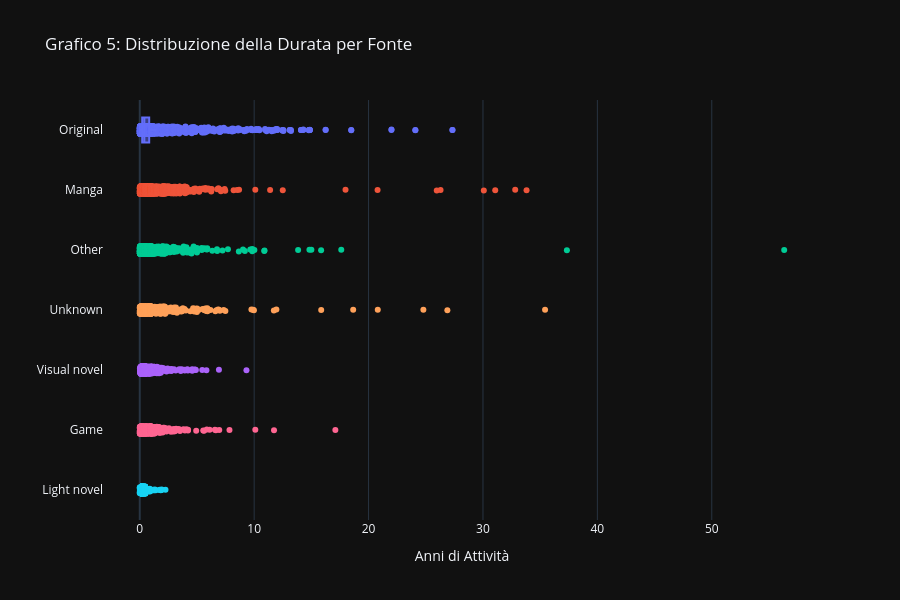

The code cell stored with this chart in its notebook:
### Markdown cell above
### 🔍 Analisi 1: La Fonte (Il Combustibile)

### Code cell
# 2. Creazione Grafico Ibrido (Strip + Box)
# Questo mostra SIA la distribuzione densa (i puntini) SIA le statistiche (il box)
fig_source_time = px.strip(df_clean_duration, 
                           x='duration_years', 
                           y='source',
                           color='source',
                           orientation='h',
                           stripmode='overlay', # Sovrappone i punti
                           title='Grafico 5: Distribuzione della Durata per Fonte',
                           labels={'source': '', 'duration_years': 'Anni di Messa in Onda'},
                           template='plotly_dark',
                           hover_data=['title'])

# Aggiungiamo il Box Plot sopra per dare contesto statistico (mediana/quartili)
fig_source_time.add_trace(
    px.box(df_clean_duration, x='duration_years', y='source', orientation='h', color='source').data[0]
)

# Rimuovi legenda duplicata (il box plot aggiunge tracce extra) e pulisci layout
fig_source_time.update_layout(
    showlegend=False,
    xaxis_title="Anni di Attività",
    yaxis={'categoryorder':'total ascending'},
    height=600,
    # Rendi i box plot semitrasparenti per vedere i punti sotto
    boxgap=0.4
)

# Rendo i punti dello strip plot un po' trasparenti per vedere la densità
fig_source_time.update_traces(marker=dict(opacity=0.5, size=4), selector=dict(type='box', overwrite=False))

fig_source_time.show()

### Figure 1 — Plotly figure (JSON) as saved in the notebook; plotly's stock layout.template omitted (floating-point values rounded to 4 significant figures; data arrays with more than 128 entries replaced by an {"elided": "..."} marker saying what was removed)
{"data": [{"alignmentgroup": "True", "boxpoints": "all", "customdata": {"elided": "2810x1 str values"}, "fillcolor": "rgba(255,255,255,0)", "hoveron": "points", "hovertemplate": "=%{y}<br>Anni di Messa in Onda=%{x}<br>title=%{customdata[0]}<extra></extra>", "legendgroup": "Original", "line": {"color": "rgba(255,255,255,0)"}, "marker": {"color": "#636efa"}, "name": "Original", "offsetgroup": "Original", "orientation": "h", "pointpos": 0, "showlegend": true, "type": "box", "x": {"elided": "2810 float values"}, "x0": " ", "xaxis": "x", "y": {"elided": "2810 str values"}, "y0": " ", "yaxis": "y"}, {"alignmentgroup": "True", "boxpoints": "all", "customdata": {"elided": "2894x1 str values"}, "fillcolor": "rgba(255,255,255,0)", "hoveron": "points", "hovertemplate": "=%{y}<br>Anni di Messa in Onda=%{x}<br>title=%{customdata[0]}<extra></extra>", "legendgroup": "Manga", "line": {"color": "rgba(255,255,255,0)"}, "marker": {"color": "#EF553B"}, "name": "Manga", "offsetgroup": "Manga", "orientation": "h", "pointpos": 0, "showlegend": true, "type": "box", "x": {"elided": "2894 float values"}, "x0": " ", "xaxis": "x", "y": {"elided": "2894 str values"}, "y0": " ", "yaxis": "y"}, {"alignmentgroup": "True", "boxpoints": "all", "customdata": {"elided": "2005x1 str values"}, "fillcolor": "rgba(255,255,255,0)", "hoveron": "points", "hovertemplate": "=%{y}<br>Anni di Messa in Onda=%{x}<br>title=%{customdata[0]}<extra></extra>", "legendgroup": "Other", "line": {"color": "rgba(255,255,255,0)"}, "marker": {"color": "#00cc96"}, "name": "Other", "offsetgroup": "Other", "orientation": "h", "pointpos": 0, "showlegend": true, "type": "box", "x": {"elided": "2005 float values"}, "x0": " ", "xaxis": "x", "y": {"elided": "2005 str values"}, "y0": " ", "yaxis": "y"}, {"alignmentgroup": "True", "boxpoints": "all", "customdata": {"elided": "805x1 str values"}, "fillcolor": "rgba(255,255,255,0)", "hoveron": "points", "hovertemplate": "=%{y}<br>Anni di Messa in Onda=%{x}<br>title=%{customdata[0]}<extra></extra>", "legendgroup": "Visual novel", "line": {"color": "rgba(255,255,255,0)"}, "marker": {"color": "#ab63fa"}, "name": "Visual novel", "offsetgroup": "Visual novel", "orientation": "h", "pointpos": 0, "showlegend": true, "type": "box", "x": {"elided": "805 float values"}, "x0": " ", "xaxis": "x", "y": {"elided": "805 str values"}, "y0": " ", "yaxis": "y"}, {"alignmentgroup": "True", "boxpoints": "all", "customdata": {"elided": "764x1 str values"}, "fillcolor": "rgba(255,255,255,0)", "hoveron": "points", "hovertemplate": "=%{y}<br>Anni di Messa in Onda=%{x}<br>title=%{customdata[0]}<extra></extra>", "legendgroup": "Unknown", "line": {"color": "rgba(255,255,255,0)"}, "marker": {"color": "#FFA15A"}, "name": "Unknown", "offsetgroup": "Unknown", "orientation": "h", "pointpos": 0, "showlegend": true, "type": "box", "x": {"elided": "764 float values"}, "x0": " ", "xaxis": "x", "y": {"elided": "764 str values"}, "y0": " ", "yaxis": "y"}, {"alignmentgroup": "True", "boxpoints": "all", "customdata": {"elided": "694x1 str values"}, "fillcolor": "rgba(255,255,255,0)", "hoveron": "points", "hovertemplate": "=%{y}<br>Anni di Messa in Onda=%{x}<br>title=%{customdata[0]}<extra></extra>", "legendgroup": "Light novel", "line": {"color": "rgba(255,255,255,0)"}, "marker": {"color": "#19d3f3"}, "name": "Light novel", "offsetgroup": "Light novel", "orientation": "h", "pointpos": 0, "showlegend": true, "type": "box", "x": {"elided": "694 float values"}, "x0": " ", "xaxis": "x", "y": {"elided": "694 str values"}, "y0": " ", "yaxis": "y"}, {"alignmentgroup": "True", "boxpoints": "all", "customdata": {"elided": "636x1 str values"}, "fillcolor": "rgba(255,255,255,0)", "hoveron": "points", "hovertemplate": "=%{y}<br>Anni di Messa in Onda=%{x}<br>title=%{customdata[0]}<extra></extra>", "legendgroup": "Game", "line": {"color": "rgba(255,255,255,0)"}, "marker": {"color": "#FF6692"}, "name": "Game", "offsetgroup": "Game", "orientation": "h", "pointpos": 0, "showlegend": true, "type": "box", "x": {"elided": "636 float values"}, "x0": " ", "xaxis": "x", "y": {"elided": "636 str values"}, "y0": " ", "yaxis": "y"}, {"alignmentgroup": "True", "hovertemplate": "source=%{y}<br>duration_years=%{x}<extra></extra>", "legendgroup": "Original", "marker": {"color": "#636efa"}, "name": "Original", "notched": false, "offsetgroup": "Original", "orientation": "h", "showlegend": true, "type": "box", "x": {"elided": "2810 float values"}, "x0": " ", "xaxis": "x", "y": {"elided": "2810 str values"}, "y0": " ", "yaxis": "y"}], "layout": {"boxgap": 0.4, "boxmode": "overlay", "height": 600, "legend": {"title": {"text": ""}, "tracegroupgap": 0}, "showlegend": false, "title": {"text": "Grafico 5: Distribuzione della Durata per Fonte"}, "xaxis": {"anchor": "y", "domain": [0, 1], "title": {"text": "Anni di Attività"}}, "yaxis": {"anchor": "x", "categoryarray": ["Game", "Light novel", "Unknown", "Visual novel", "Other", "Manga", "Original"], "categoryorder": "total ascending", "domain": [0, 1], "title": {"text": ""}}}}
